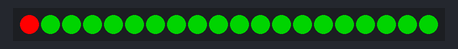
Simulated run of this program. Board: Arduino Nano, built with avr-gcc and run on an emulated ATmega328P. Shown: 20 RGB LEDs in strip order, left to right.

Above: at 0.1 s.
At 1.1 s:
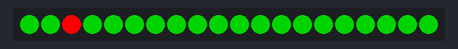
At 2.6 s:
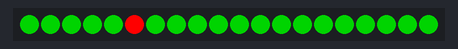
At 5.1 s:
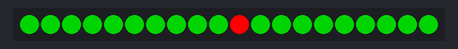
At 7.6 s:
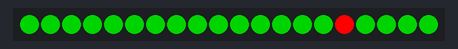
At 10.6 s:
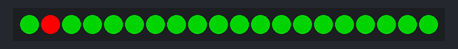

Measured:
- by itself, everything shown: repeats every 10.0 s, in 20 steps
- what the display in image 1 shows lasts 0.5 s, from 1.0 s to 1.5 s

The program:

Main.cpp
```cpp
#include <Arduino.h>

#include "Engine/Systems/Rendering/Renderer.hpp"
#include "Engine/Systems/World/World.hpp"
#include "Engine/Time.hpp"

#include "Game/WaveScene.hpp"

#define LED_STRIP_LENGTH 20

//Systems
SRenderer* _renderer = nullptr;
SWorld* _world = nullptr;
Scene* _activeScene = nullptr;

unsigned long _currentMicros;
unsigned long _lastMicros;


void SetScene(Scene* scene)
{
  if(_activeScene != nullptr)
  {
    delete _activeScene;
  }

  _world->Clear();
  _activeScene = scene;
  _activeScene->Construct(_world);
}

void setup()
{
  //Setup systems
  _renderer = new SRenderer(LED_STRIP_LENGTH);
  _world = new SWorld();

  //Init time for first loop
  _currentMicros = micros();

  SetScene(new WaveScene());
}

void loop()
{
    //Calculate time and delta time
    Time time;
    _lastMicros = _currentMicros;
    _currentMicros = micros();
    unsigned long deltaMicros = _currentMicros - _lastMicros;
    time.DeltaTime = deltaMicros / (double)1000000;
    time.Time = _currentMicros / (double)1000000;

    _world->Update(time);
    _renderer->Render(_world);
}
```

Renderer.hpp
```cpp
#ifndef S_RENDERER_HPP
#define S_RENDERER_HPP

#include <Arduino.h>
#include <FastLED.h>
#include <vector>
#include "../World/World.hpp"

#define DATA_PIN 2

class SRenderer
{
    public:

    SRenderer(int ledStripLength)
    {
        _leds.resize(ledStripLength);
        FastLED.addLeds<WS2812B, DATA_PIN, GRB>(&_leds[0], ledStripLength);
        Clear(CRGB::Black);
    }

    void Render(SWorld* world)
    {
        Clear(CRGB::Green);

        for(int i = 0; i < world->_worldObjects.size(); i++)
        {
           world->_worldObjects[i]->Render(_leds);
        }

        FastLED.show();
    }


    private:

    void Clear(CRGB color)
    {
        for(int i = 0; i < _leds.size(); i++)
        {
            _leds[i] = color;
        }
    }

    std::vector<CRGB> _leds;
};

#endif
```

Scene.hpp
```cpp
#ifndef SCENE_HPP
#define SCENE_HPP

#include "World.hpp"

class Scene
{
  public:
   virtual void Construct(SWorld* world);
};

#endif
```

World.hpp
```cpp
#ifndef S_WORLD_HPP
#define S_WORLD_HPP

#include "../../Time.hpp"
#include "WorldObject.hpp"

class SWorld
{
    friend class SRenderer;

    public:

    void AddWorldObject(WorldObject* worldObject)
    {
        _worldObjects.push_back(worldObject);
    }

    void Update(Time time)
    {
        for(int i = 0; i < _worldObjects.size(); i++)
        {
            _worldObjects[i]->Update(time);
        }
    }

    void Clear()
    {
        for(int i = 0; i < _worldObjects.size(); i++)
        {
            delete _worldObjects[i];
        }
        _worldObjects.clear();
    }

    private:

    std::vector<WorldObject*> _worldObjects;
};


#endif
```

WorldObject.hpp
```cpp
#ifndef WORLD_OBJECT_HPP
#define WORLD_OBJECT_HPP

#define DEFAULT_COMPONENT_RESERVED_COUNT 8

#include <vector>
#include <FastLED.h>

class WorldObject
{
    friend class SWorld;

    public:
    float Position;

    virtual void Update(Time time) = 0;
    virtual void Render(std::vector<CRGB>& leds) = 0;
};

#endif
```

Time.hpp
```cpp
#ifndef TIME_HPP
#define TIME_HPP

struct Time
{
    double Time;
    double DeltaTime;
    double TimeScale;
};

#endif
```

Wave.hpp
```cpp
#ifndef OWAVE_HPP
#define OWAVE_HPP

#include <vector>
#include "../../Engine/Systems/World/WorldObject.hpp"


class OWave : public WorldObject
{
  public:
    void Update(Time time) override
    {
      Position += time.DeltaTime * 2;

    }

    void Render(std::vector<CRGB>& leds) override
    {
       int pos = ((int)Position) % leds.size();
       leds[pos] = CRGB::Red;
    }
};

#endif
```

WaveScene.hpp
```cpp
#ifndef WAVE_SCENE_HPP
#define WAVE_SCENE_HPP

#include "Engine/Systems/World/Scene.hpp"

#include "Components/Wave.hpp"

class WaveScene : public Scene
{
    public:
     void Construct(SWorld* world) override
     {
        OWave* wave = new OWave();
        world->AddWorldObject(wave);
     }
};

#endif
```
